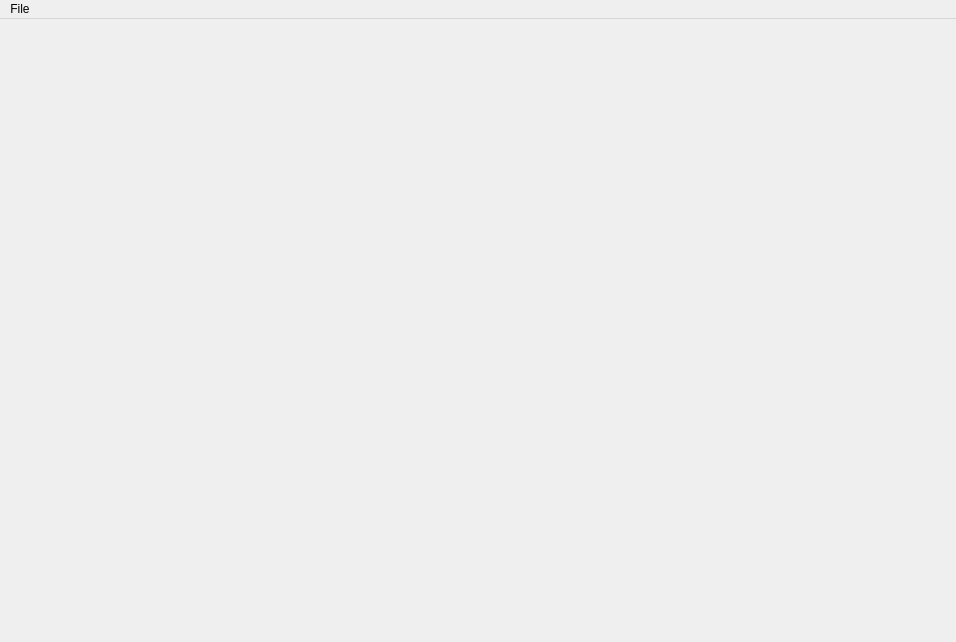
<?xml version="1.0" encoding="UTF-8"?>
<ui version="4.0">
 <class>MainWindow</class>
 <widget class="QMainWindow" name="MainWindow">
  <property name="geometry">
   <rect>
    <x>0</x>
    <y>0</y>
    <width>956</width>
    <height>642</height>
   </rect>
  </property>
  <property name="windowTitle">
   <string>ASCII art</string>
  </property>
  <widget class="QWidget" name="centralwidget">
   <layout class="QVBoxLayout" name="verticalLayout">
    <item>
     <widget class="QWidget" name="widget" native="true">
      <widget class="QWidget" name="verticalLayoutWidget">
       <property name="geometry">
        <rect>
         <x>180</x>
         <y>60</y>
         <width>701</width>
         <height>441</height>
        </rect>
       </property>
       <layout class="QVBoxLayout" name="layout"/>
      </widget>
     </widget>
    </item>
   </layout>
  </widget>
  <widget class="QMenuBar" name="menuBar">
   <property name="geometry">
    <rect>
     <x>0</x>
     <y>0</y>
     <width>956</width>
     <height>21</height>
    </rect>
   </property>
   <widget class="QMenu" name="menuFile">
    <property name="title">
     <string>File</string>
    </property>
    <widget class="QMenu" name="menuSave_as_2">
     <property name="title">
      <string>Save as</string>
     </property>
     <addaction name="actionImage"/>
     <addaction name="actionText"/>
     <addaction name="actionboth"/>
    </widget>
    <addaction name="actionOpen"/>
    <addaction name="menuSave_as_2"/>
   </widget>
   <addaction name="menuFile"/>
  </widget>
  <action name="actionOpen">
   <property name="icon">
    <iconset theme="document-open"/>
   </property>
   <property name="text">
    <string>Open</string>
   </property>
  </action>
  <action name="actionImage">
   <property name="text">
    <string>Image</string>
   </property>
  </action>
  <action name="actionText">
   <property name="text">
    <string>Text</string>
   </property>
  </action>
  <action name="actionboth">
   <property name="text">
    <string>both</string>
   </property>
  </action>
 </widget>
 <resources/>
 <connections/>
</ui>
